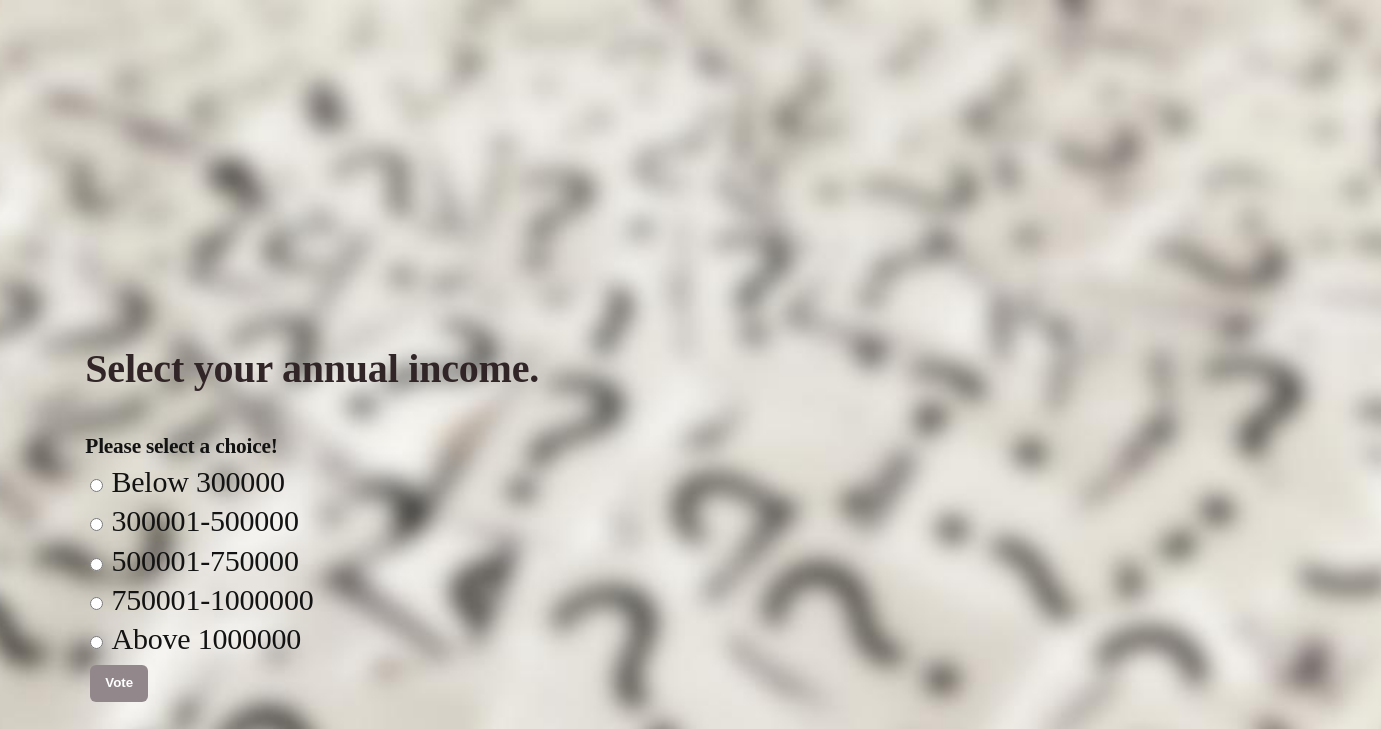
The page /polls/5/vote/ on the database its author committed.
### polls/models.py (models this page shows)
class Question(models.Model):
	def __str__(self):
            return self.question_text
	question_text = models.CharField(max_length=200)
        pub_date = models.DateTimeField('date published')
	def was_published_recently(self):
            return self.pub_date >= timezone.now() - datetime.timedelta(days=1)

class Choice(models.Model):
	def __str__(self):
		return self.choice_text
        question = models.ForeignKey(Question, on_delete=models.CASCADE)
        choice_text = models.CharField(max_length=200)
        votes = models.IntegerField(default=0)

### polls/views.py (the view)
# urls.py: url(r'^(?P<question_id>[0-9]+)/vote/$', views.vote, name='vote'),
def vote(request, question_id):
    question = get_object_or_404(Question, pk=question_id)
    try:
        selected_choice = question.choice_set.get(pk=request.POST['choice'])
    except (KeyError, Choice.DoesNotExist):
	return render(request, 'polls/detail.html', {'question':question, 'error_message': "Please select a choice!",})
    else:
	selected_choice.votes += 1
	selected_choice.save()
    return HttpResponseRedirect(reverse('polls:results', args=(question_id,)))

### polls/templates/polls/detail.html (shortened to what this page needs)
<link rel="stylesheet" href="/static/assets/css/main.css" />
<h3 style="font-size: 40px">
	{{ question.question_text }}
</h3>
{% if error_message %}
	<p><strong>{{ error_message }}</strong></p>
{% endif %}
<form action="{% url 'polls:vote' question.id %}" method="post">
{% for choice in question.choice_set.all %}
    <input type="radio" name="choice" id="choice{{ forloop.counter }}" value="{{ choice.id }}" />
    <label for="choice{{ forloop.counter }}" style="font-size: 30px">{{ choice.choice_text }}</label><br />
{% endfor %}
<input type="submit" value="Vote" />
</form>

### static/assets/css/main.css (style rules this page uses)
html, body, div, h1, h2, h3, h4, h5, h6, p, a, img, center, dl, dt, dd, ol, ul, li, form, label, table, caption, tbody, tfoot, thead, tr, th, td { margin: 0; border: 0; vertical-align: baseline; }
h3, h4, h5, h6 { color: #312528; font-family: "Lucida Console"; font-weight: 700; text-align: left; line-height: 1em; margin: 0 0 1em 0; }
input[type="submit"], input[type="reset"], input[type="button"], button, .button { -webkit-appearance: none; -ms-appearance: none; background-color: #92888b; border-radius: 6px; margin: 5px; border: 0; color: #ffffff !important; cursor: pointer; display: inline-block; font-weight: 700; height: 2.75em; line-height: 2.75em; padding: 0 1.125em; text-align: center; text-decoration: none; white-space: nowrap; }

### rows shown on the page
Question: question_text "Select your annual income."
Choice: choice_text "Below 300000"
Choice: choice_text "300001-500000"
Choice: choice_text "500001-750000"
Choice: choice_text "750001-1000000"
Choice: choice_text "Above 1000000"

### other values the page prints
{{ error_message }} "Please select a choice!"
